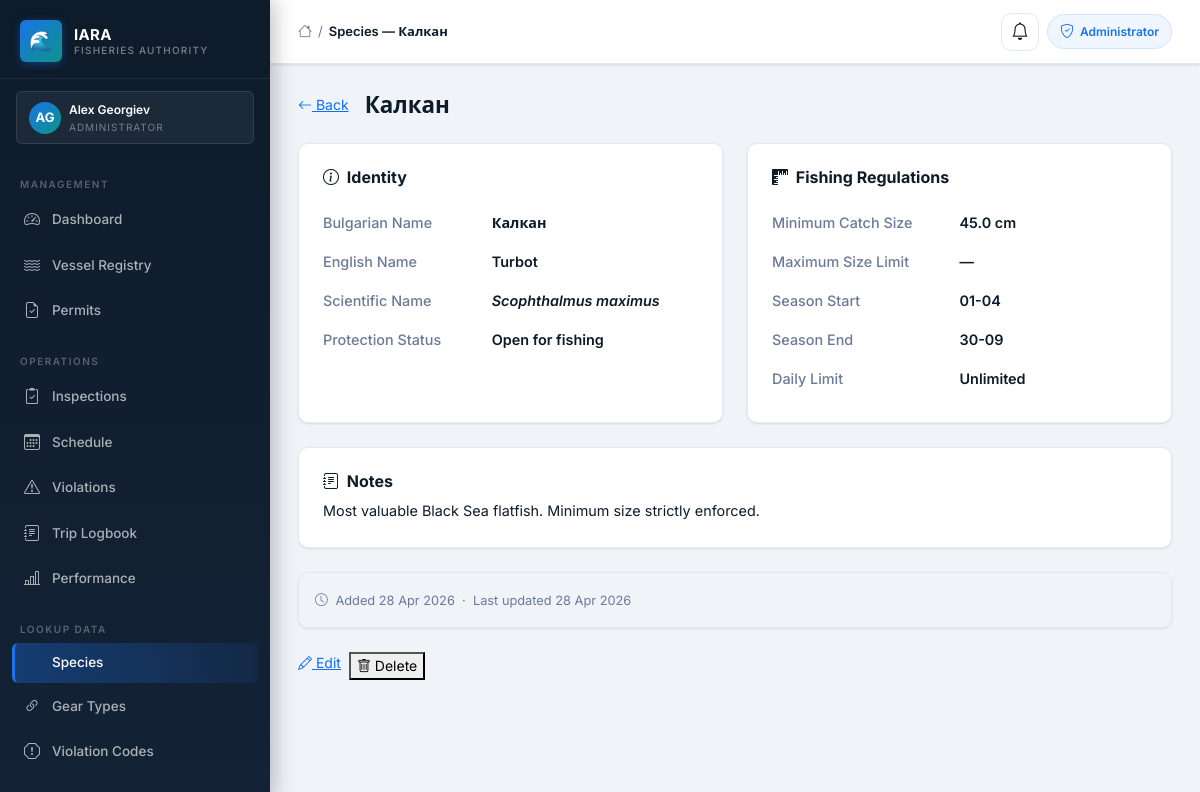
Screenshot of /admin/lookup/species/1 (signed in) with the database file from the repository.
### iara_app/models.py (models this page shows, shortened)
class User(UserMixin, db.Model):
    __tablename__ = "users"
    id = db.Column(db.Integer, primary_key=True)
    first_name = db.Column(db.String(50), nullable=False)
    last_name = db.Column(db.String(50), nullable=False)
    email = db.Column(db.String(120), unique=True, nullable=False)
    phone = db.Column(db.String(20), nullable=False)
    role = db.Column(db.String(50), nullable=False)
    password_hash = db.Column(db.String(128), nullable=False)
    vessel_registration = db.Column(db.String(50))
    fishing_permit_number = db.Column(db.String(50))
    inspector_id = db.Column(db.Integer, db.ForeignKey("users.id"), nullable=True)
    id_number = db.Column(db.String(50))
    age_category = db.Column(db.String(20))
    created_at = db.Column(db.DateTime, default=datetime.utcnow)
    is_active = db.Column(db.Boolean, default=True)
    reset_token       = db.Column(db.String(100), nullable=True)
    reset_token_expiry = db.Column(db.DateTime, nullable=True)
    failed_logins   = db.Column(db.Integer, default=0)
    locked_until    = db.Column(db.DateTime, nullable=True)
    inspections = db.relationship("Inspection", foreign_keys="Inspection.inspector_id", backref="inspector", lazy=True)
    scheduled_inspections = db.relationship("ScheduledInspection", foreign_keys="ScheduledInspection.inspector_id", backref="assigned_inspector", lazy=True)
    created_scheduled_inspections = db.relationship("ScheduledInspection", foreign_keys="ScheduledInspection.created_by_id", backref="created_by_user", lazy=True)
    audit_logs = db.relationship("AuditLog", foreign_keys="AuditLog.user_id", backref="user", lazy=True)
    alerts = db.relationship("Alert", foreign_keys="Alert.user_id", backref="recipient", lazy=True)

class Species(db.Model):
    __tablename__ = "species"
    id              = db.Column(db.Integer, primary_key=True)
    name_bg         = db.Column(db.String(150), nullable=False, unique=True)  # BG common name
    name_en         = db.Column(db.String(150), nullable=True)
    scientific_name = db.Column(db.String(200), nullable=True)
    min_size_cm     = db.Column(db.Float, nullable=True)  # minimum legal catch size
    max_size_cm     = db.Column(db.Float, nullable=True)  # optional upper limit
    season_start    = db.Column(db.String(10), nullable=True)  # None = year-round
    season_end      = db.Column(db.String(10), nullable=True)
    daily_limit_kg  = db.Column(db.Float, nullable=True)  # per fisher per day, None = unlimited
    is_protected    = db.Column(db.Boolean, nullable=False, default=False)
    notes           = db.Column(db.Text, nullable=True)
    created_at      = db.Column(db.DateTime, default=datetime.utcnow)
    updated_at      = db.Column(db.DateTime, default=datetime.utcnow, onupdate=datetime.utcnow)

### iara_app/routes/lookup.py (the view)
@bp.route("/species/<int:species_id>")
@login_required
@admin_required
def species_detail(species_id):
    sp = db.get_or_404(Species, species_id)
    return render_template(
        "lookup/species_detail.html",
        sp=sp,
        title=f"Species — {sp.name_bg}"
    )

### iara_app/templates/lookup/species_detail.html (shortened to what this page needs)
{% extends "layout/base.html" %}
{% block content %}
<div class="d-flex align-items-center gap-3 mb-4">
  <a href="{{ url_for('lookup.species_list') }}" class="iara-btn iara-btn-secondary iara-btn-sm">
    <i class="bi bi-arrow-left"></i> Back
  </a>
  <h1 class="mb-0" style="font-size:1.4rem;font-weight:700;">{{ sp.name_bg }}</h1>
</div>
<div class="row g-4">
  <div class="col-lg-6">
    <div class="iara-card h-100 p-4">
      <h6 class="mb-3" style="font-weight:700;color:var(--primary);">
        <i class="bi bi-info-circle me-1"></i> Identity
      </h6>
      <table class="w-100" style="font-size:.9rem;border-collapse:collapse;">
        {% macro row(label, value) %}
        <tr>
          <td style="padding:8px 0;color:var(--text-secondary);width:45%;font-weight:500;">{{ label }}</td>
          <td style="padding:8px 0;font-weight:600;">{{ value if value else '—' }}</td>
        </tr>
        {% endmacro %}
        {{ row("Bulgarian Name", sp.name_bg) }}
        {{ row("English Name", sp.name_en) }}
        <tr>
          <td style="padding:8px 0;color:var(--text-secondary);font-weight:500;">Scientific Name</td>
          <td style="padding:8px 0;font-weight:600;font-style:italic;">{{ sp.scientific_name or '—' }}</td>
        </tr>
        {{ row("Protection Status", "🛡 Fully Protected" if sp.is_protected else "Open for fishing") }}
      </table>
    </div>
  </div>
  <div class="col-lg-6">
    <div class="iara-card h-100 p-4">
      <h6 class="mb-3" style="font-weight:700;color:var(--primary);">
        <i class="bi bi-rulers me-1"></i> Fishing Regulations
      </h6>
      <table class="w-100" style="font-size:.9rem;border-collapse:collapse;">
        {% macro reg_row(label, value) %}
        <tr>
          <td style="padding:8px 0;color:var(--text-secondary);width:50%;font-weight:500;">{{ label }}</td>
          <td style="padding:8px 0;font-weight:600;">{{ value if value else '—' }}</td>
        </tr>
        {% endmacro %}
        {{ reg_row("Minimum Catch Size", sp.min_size_cm ~ " cm" if sp.min_size_cm else none) }}
        {{ reg_row("Maximum Size Limit", sp.max_size_cm ~ " cm" if sp.max_size_cm else none) }}
        {{ reg_row("Season Start", sp.season_start) }}
        {{ reg_row("Season End",   sp.season_end) }}
        {{ reg_row("Daily Limit",  sp.daily_limit_kg ~ " kg / fisher" if sp.daily_limit_kg else "Unlimited") }}
      </table>
    </div>
  </div>
  {% if sp.notes %}
  <div class="col-12">
    <div class="iara-card p-4">
      <h6 class="mb-2" style="font-weight:700;color:var(--primary);">
        <i class="bi bi-journal-text me-1"></i> Notes
      </h6>
      <p style="font-size:.9rem;margin:0;white-space:pre-line;">{{ sp.notes }}</p>
    </div>
  </div>
  {% endif %}
  <div class="col-12">
    <div class="iara-card p-3" style="background:var(--surface-2);">
      <span style="font-size:.8rem;color:var(--text-secondary);">
        <i class="bi bi-clock me-1"></i>
        Added {{ sp.created_at.strftime('%d %b %Y') }}
        {% if sp.updated_at and sp.updated_at != sp.created_at %}
        &nbsp;·&nbsp; Last updated {{ sp.updated_at.strftime('%d %b %Y') }}
        {% endif %}
      </span>
    </div>
  </div>
</div>
<div class="d-flex gap-2 mt-4">
  <a href="{{ url_for('lookup.species_edit', species_id=sp.id) }}" class="iara-btn iara-btn-primary">
    <i class="bi bi-pencil"></i> Edit
  </a>
  <button type="button" class="iara-btn iara-btn-danger"
    onclick="confirmDelete({{ sp.id }}, '{{ sp.name_bg|replace("'", "\\'") }}')">
    <i class="bi bi-trash"></i> Delete
  </button>
</div>
{% endblock %}

### iara_app/templates/layout/base.html (shortened to what this page needs)
<!DOCTYPE html>
<html lang="en">
<head>
  <link href="https://cdn.jsdelivr.net/npm/bootstrap@5.3.2/dist/css/bootstrap.min.css" rel="stylesheet">
  <link rel="stylesheet" href="https://cdn.jsdelivr.net/npm/bootstrap-icons@1.11.3/font/bootstrap-icons.min.css">
  <link rel="stylesheet" href="{{ url_for('static', filename='css/iara_theme.css') }}">
</head>
<body>
  {% if current_user.is_authenticated %}
  <aside class="iara-sidebar">
    <a class="sidebar-brand" href="#">
      <div class="sidebar-brand-icon">🌊</div>
      <div class="sidebar-brand-text">
        <div class="sidebar-brand-name">IARA</div>
        <div class="sidebar-brand-sub">Fisheries Authority</div>
      </div>
    </a>
    <div class="sidebar-role-banner">
      <div class="sidebar-role-avatar">
        {{ current_user.first_name[0]|upper }}{{ current_user.last_name[0]|upper }}
      </div>
      <div>
        <div class="sidebar-role-name">{{ current_user.first_name }} {{ current_user.last_name }}</div>
        <div class="sidebar-role-label">
          {% if current_user.role == "administrator" %}Administrator
          {% elif current_user.role == "inspector" %}Inspector
          {% elif current_user.role == "fisherman" %}Fisherman
          {% else %}Amateur Fisher{% endif %}
        </div>
      </div>
    </div>
    <nav class="sidebar-nav">
      {% if current_user.role == "administrator" %}
      <div class="sidebar-section-label">Management</div>
      <a href="{{ url_for('admin.admin_dashboard') }}"
        class="sidebar-link {% if request.endpoint == 'admin.admin_dashboard' %}active{% endif %}">
        <i class="bi bi-speedometer2"></i> Dashboard
      </a>
      <a href="{{ url_for('admin.vessels') }}"
        class="sidebar-link {% if 'vessel' in request.endpoint %}active{% endif %}">
        <i class="bi bi-water"></i> Vessel Registry
      </a>
      <a href="{{ url_for('admin.permits') }}"
        class="sidebar-link ">
        <i class="bi bi-file-earmark-check"></i> Permits
      </a>
      <div class="sidebar-section-label" style="margin-top:8px;">Operations</div>
      <a href="{{ url_for('admin.admin_inspections') }}"
        class="sidebar-link {% if 'inspection' in request.endpoint and 'schedule' not in request.endpoint %}active{% endif %}">
        <i class="bi bi-clipboard2-check"></i> Inspections
      </a>
      <a href="{{ url_for('admin.schedule_list') }}"
        class="sidebar-link {% if 'schedule' in request.endpoint %}active{% endif %}">
        <i class="bi bi-calendar3"></i> Schedule
      </a>
      <a href="{{ url_for('admin.admin_violations') }}"
        class="sidebar-link {% if 'violation' in request.endpoint %}active{% endif %}">
        <i class="bi bi-exclamation-triangle"></i> Violations
      </a>
      <a href="{{ url_for('trips.trips_list') }}"
        class="sidebar-link {% if 'trips' in request.endpoint %}active{% endif %}">
        <i class="bi bi-journal-text"></i> Trip Logbook
      </a>
      <a href="{{ url_for('admin.admin_inspector_performance') }}"
        class="sidebar-link {% if 'performance' in request.endpoint %}active{% endif %}">
        <i class="bi bi-bar-chart-line"></i> Performance
      </a>
      <div class="sidebar-section-label" style="margin-top:8px;">Lookup Data</div>
      <a href="{{ url_for('lookup.species_list') }}"
        class="sidebar-link {% if 'species' in request.endpoint %}active{% endif %}">
         Species
      </a>
      <a href="{{ url_for('lookup.gear_list') }}"
        class="sidebar-link {% if 'gear' in request.endpoint %}active{% endif %}">
        <i class="bi bi-link-45deg"></i> Gear Types
      </a>
      <a href="{{ url_for('lookup.violation_codes_list') }}"
        class="sidebar-link {% if 'violation_code' in request.endpoint %}active{% endif %}">
        <i class="bi bi-exclamation-octagon"></i> Violation Codes
      </a>
      <div class="sidebar-section-label" style="margin-top:8px;">Maps</div>
      {% endif %}
    </nav>
  </aside>
  {% endif %}
  <div class="iara-main" {% if not current_user.is_authenticated %}style="margin-left:0;" {% endif %}>
    <header class="iara-topbar">
      <div class="topbar-breadcrumb">
        <i class="bi bi-house" style="color:var(--text-secondary);font-size:14px;"></i>
        <span class="bc-sep">/</span>
        <span class="bc-current">{{ title if title else "Dashboard" }}</span>
      </div>
      <div class="topbar-actions">
        {% if current_user.is_authenticated %}
        <a href="{{ url_for('alerts.notification_center') }}"
           id="notif-bell-btn"
           style="position:relative;display:inline-flex;align-items:center;justify-content:center;width:38px;height:38px;background:var(--surface-card);border:1px solid var(--border-color);border-radius:10px;text-decoration:none;color:var(--text-primary);transition:background .15s;"
           title="Notifications">
          <i class="bi bi-bell" style="font-size:1.1rem;"></i>
        </a>
        {% if current_user.role == "administrator" %}
        <span class="topbar-badge">
          <i class="bi bi-shield-check"></i> Administrator
        </span>
        {% elif current_user.role == "inspector" %}
        <span class="topbar-badge" style="background:#eff6ff;border-color:#bfdbfe;color:#1d4ed8;">
          <i class="bi bi-clipboard2-check"></i> Inspector
        </span>
        {% elif current_user.role == "fisherman" %}
        <span class="topbar-badge" style="background:#f0fdf4;border-color:#bbf7d0;color:#15803d;">
          <i class="bi bi-water"></i> Fisherman
        </span>
        {% else %}
        <span class="topbar-badge" style="background:#fffbeb;border-color:#fde68a;color:#b45309;">
          <i class="bi bi-person"></i> Amateur
        </span>
        {% endif %}
        {% endif %}
      </div>
    </header>
    <main class="iara-content">
      {% block content %}{% endblock %}
    </main>
  </div>
</body>
</html>

### rows the page displays
User: first_name "A", last_name "G", first_name "Alex", last_name "Georgiev"
Species: name_bg "Калкан", name_bg "Калкан Turbot", scientific_name "Scophthalmus maximus", season_start "01-04 30-09", notes "Most valuable Black Sea flatfish. Minimum size strictly enforced.", created_at "28 Apr 2026", updated_at "28 Apr 2026"

### other values shown
{{ title if title else "Dashboard" }} "Species — Калкан"
{{ label }} "Bulgarian Name English Name Protection Status"
{{ value if value else '—' }} "Open for fishing"
{{ label }} "Minimum Catch Size Maximum Size Limit Season Start Season End Daily Limit"
{{ value if value else '—' }} "45.0 cm — Unlimited"
